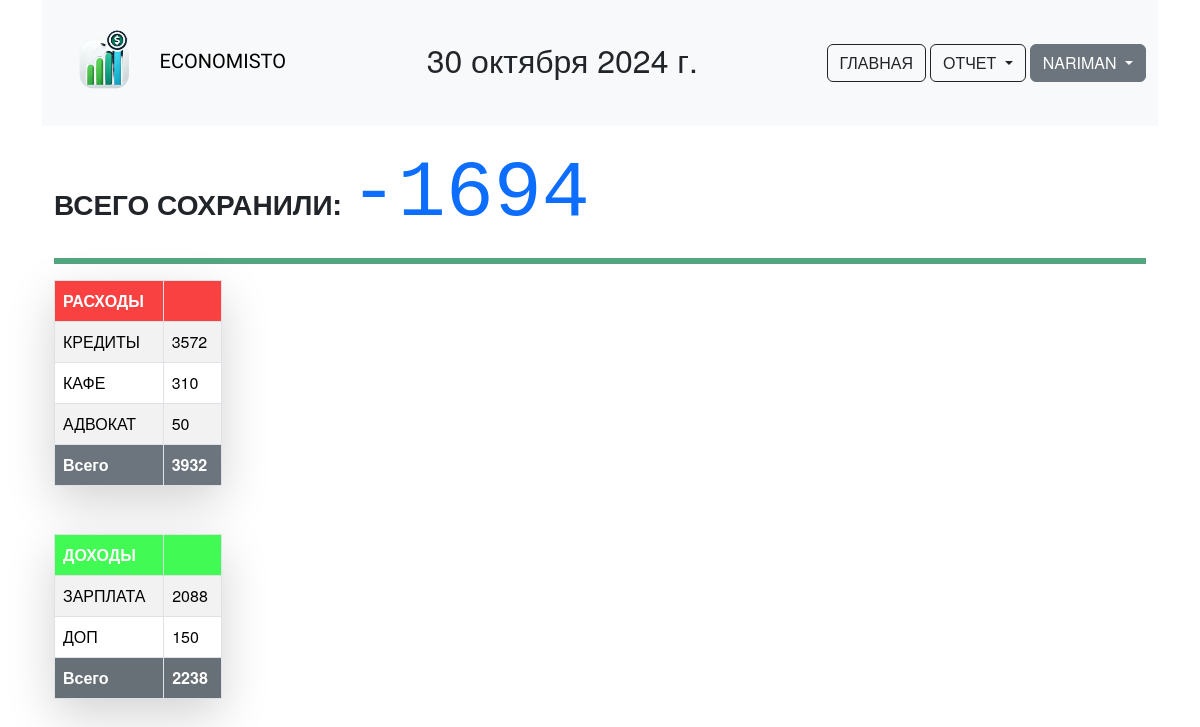
The page /reports/month/ (signed in) on the database its author committed.
### authapp/models.py (models this page shows)
class NewUser(AbstractUser):
    age = models.PositiveIntegerField(verbose_name='возраст', null=True, blank=True)
    alone = models.BooleanField(verbose_name='Одинок', default=True)
    username = models.CharField(max_length=40, unique=True, verbose_name='Пользователь')
    class Meta:
        verbose_name = 'Пользователь'
        verbose_name_plural = 'Пользователи'
    def __str__(self):
        return f'{self.username}'

### main/models.py (models this page shows, shortened)
class Category(models.Model):
    user = models.ForeignKey(NewUser, on_delete=models.CASCADE, verbose_name='Пользователь')
    name = models.CharField(verbose_name='Название', max_length=64)
    description = models.TextField(verbose_name='Описание', blank=True, null=True)
    time_create = models.DateTimeField(verbose_name='Дата создания', auto_now_add=True)
    class Meta:
        verbose_name = 'Пользовательская категория расхода'
        verbose_name_plural = 'Пользовательские категории расходов'

class CategoryIncomes(models.Model):
    user = models.ForeignKey(NewUser, on_delete=models.CASCADE, verbose_name='Пользователь')
    name = models.CharField(verbose_name='Название', max_length=64)
    description = models.TextField(verbose_name='Описание', blank=True, null=True)
    time_create = models.DateTimeField(verbose_name='Дата создания', auto_now_add=True)
    class Meta:
        verbose_name = 'Пользовательская категория доходов'
        verbose_name_plural = 'Пользовательские категории доходов'

### reports/views.py (the view)
# urls.py: path('month/', reports.month, name='month'),
def month(request):
    title = "Отчет за месяц"
    monthly_save = FinancialStatement.objects.get(user=request.user)
    total_inc = Income.objects.filter(user=request.user, time_create__month=today.month).aggregate(Sum('sum'))
    total_exp = NecessaryExpenses.objects.filter(user=request.user, time_create__month=today.month).aggregate(Sum('sum'))
    try:
        total_save = total_inc['sum__sum'] - total_exp['sum__sum']
    except:
        total_save = 0
    yestorday = today - datetime.timedelta(days=1)
    twodaybefore = today - datetime.timedelta(days=2)
    three_day = today - datetime.timedelta(days=3)
    four_day = today - datetime.timedelta(days=4)
    five_day = today - datetime.timedelta(days=5)
    six_day = today - datetime.timedelta(days=6)
    inc_today = Income.objects.filter(user=request.user, time_create__month=today.month).aggregate(Sum("sum"))
    if inc_today['sum__sum'] == None:
        inc_today['sum__sum'] = 0
    exp_today = NecessaryExpenses.objects.filter(user=request.user, time_create__month=today.month).aggregate(
        Sum("sum"))
    if exp_today['sum__sum'] == None:
        exp_today['sum__sum'] = 0
    inc_yesterday = Income.objects.filter(user=request.user, time_create__month=yestorday.month).aggregate(Sum("sum"))
    if inc_yesterday['sum__sum'] == None:
        inc_yesterday['sum__sum'] = 0
    exp_yesterday = NecessaryExpenses.objects.filter(user=request.user, time_create__day=yestorday.day).aggregate(
        Sum("sum"))
    if exp_yesterday['sum__sum'] == None:
        exp_yesterday['sum__sum'] = 0
    inc_two_day = Income.objects.filter(user=request.user, time_create__day=twodaybefore.day).aggregate(Sum("sum"))
    if inc_two_day['sum__sum'] == None:
        inc_two_day['sum__sum'] = 0
    exp_two_day = NecessaryExpenses.objects.filter(user=request.user, time_create__day=twodaybefore.day).aggregate(Sum("sum"))
    if exp_two_day['sum__sum'] == None:
        exp_two_day['sum__sum'] = 0
    inc_three_day = Income.objects.filter(user=request.user, time_create__day=three_day.day).aggregate(Sum("sum"))
    if inc_three_day['sum__sum'] == None:
        inc_three_day['sum__sum'] = 0
    exp_three_day = NecessaryExpenses.objects.filter(user=request.user, time_create__day=three_day.day).aggregate(Sum("sum"))
    if exp_three_day['sum__sum'] == None:
        exp_three_day['sum__sum'] = 0
    inc_four_day = Income.objects.filter(user=request.user, time_create__day=four_day.day).aggregate(Sum("sum"))
    if inc_four_day['sum__sum'] == None:
        inc_four_day['sum__sum'] = 0
    exp_four_day = NecessaryExpenses.objects.filter(user=request.user, time_create__day=four_day.day).aggregate(Sum("sum"))
    if exp_four_day['sum__sum'] == None:
        exp_four_day['sum__sum'] = 0
    inc_five_day = Income.objects.filter(user=request.user, time_create__day=five_day.day).aggregate(Sum("sum"))
    if inc_five_day['sum__sum'] == None:
        inc_five_day['sum__sum'] = 0
    exp_five_day = NecessaryExpenses.objects.filter(user=request.user, time_create__day=five_day.day).aggregate(Sum("sum"))
    if exp_five_day['sum__sum'] == None:
        exp_five_day['sum__sum'] = 0
    inc_six_day = Income.objects.filter(user=request.user, time_create__day=six_day.day).aggregate(Sum("sum"))
    if inc_six_day['sum__sum'] == None:
        inc_six_day['sum__sum'] = 0
    exp_six_day = NecessaryExpenses.objects.filter(user=request.user, time_create__day=six_day.day).aggregate(Sum("sum"))
    if exp_six_day['sum__sum'] == None:
        exp_six_day['sum__sum'] = 0
    content = {
        "users": NewUser.objects.all(),
        "today": today,
        "yestorday": yestorday,
        "twodaybefore": twodaybefore,
        "threedaybefore": three_day,
        "fourdaybefore": four_day,
        "fivedaybefore": five_day,
        "sixdaybefore": six_day,
        "incomes": total_table(Income.objects.filter(user=request.user, time_create__month=today.month), request),
        "expenses": total_table(NecessaryExpenses.objects.filter(user=request.user, time_create__month=today.month), request),
        "total_expenses": total_exp,
        "total_income": total_inc,
        'total_save': total_save,
        'monthly_save_amount': monthly_save,
        'title': title,
        'simple': for_table_data(total_table(NecessaryExpenses.objects.filter(user=request.user, time_create__month=today.month), request)),
        'today_exp': exp_today,
        'today_inc': inc_today,
        'yestorday_exp': exp_yesterday,
        'yestorday_inc': inc_yesterday,
        'twodaybefore_exp': exp_two_day,
        'twodaybefore_inc': inc_two_day,
        'threedaybefore_exp': exp_three_day,
        'threedaybefore_inc': inc_three_day,
        'fourdaybefore_exp': exp_four_day,
        'fourdaybefore_inc': inc_four_day,
        'fivedaybefore_exp': exp_five_day,
        'fivedaybefore_inc': inc_five_day,
        'sixdaybefore_exp': exp_six_day,
        'sixdaybefore_inc': inc_six_day,
    }
    return render(request, 'reports/month.html', content)

### main/views.py (called while the page is built)
def total_table(model, request):
    table_category_summ = {}
    cat=[]
    for k in Category.objects.filter(user=request.user):
        cat.append(k.name)
    for c in CategoryIncomes.objects.filter(user=request.user):
        cat.append(c.name)
    for i in cat:
        res = model.filter(category__name=i).first()
        res_sum = model.filter(category__name=i).aggregate(Sum("sum"))
        try:
            table_category_summ[res.category.name] = res_sum['sum__sum']
        except:
            pass
    return table_category_summ

def for_table_data(data):
    result = [['Task', 'Hours per Day'],]
    for i, k in data.items():
        item = []
        item.append(i)
        item.append(k)
        result.append(item)
    return result

### reports/templates/reports/month.html (shortened to what this page needs)
<!DOCTYPE html>
    {% extends 'main/base.html' %}
    {% load static %}
{%block content%}
<div class="container" style="margin-top: 20px;">
    <p class="fs-3 fw-semibold ">ВСЕГО СОХРАНИЛИ: <strong class="display-1 font-monospace text-primary">{{total_save}}</strong></p>
    <hr class="border border-success border-3 opacity-75">
  <div class="row">
    <div class="col">
    <table class="table table-striped table-hover table-bordered shadow-lg p-3 mb-5 bg-body-tertiary rounded ">
        <thead>
         <tr>
            <th scope="col" class="table-head-expemses">РАСХОДЫ</th>
            <th scope="col" class="table-head-expemses"></th>
         </tr>
        </thead>
        <tbody>
    {%for key, val in expenses.items%}
      <tr>
      <td> {{key|upper }}</td>
      <td>{{val}}</td>
      </tr>
    {%endfor%}
      <tr class="table-group-divider">
            <th scope="row" class="text-bg-secondary "><strong>Всего</strong></th>
            <td class="text-bg-secondary"><strong>{{total_expenses.sum__sum}}</strong></td>
        </tr>
</tbody>
</table>
        <table class="table table-striped table-hover table-bordered shadow-lg p-3 mb-5 bg-body-tertiary rounded">
    <thead>
    <tr>
      <th scope="col" class="head-color">ДОХОДЫ</th>
      <th scope="col" class="head-color"></th>
    </tr>
  </thead>
  <tbody>
  {%for key, val in incomes.items%}
    <tr>
      <td>{{key|upper}}</td>
      <td>{{val}}</td>
    </tr>
{%endfor%}
    <tr>
      <th scope="row" class="text-bg-secondary"> <strong>Всего</strong></th>
      <td class="text-bg-secondary"><strong>{{total_income.sum__sum}}</strong></td>
    </tr>
  </tbody>
</table>
    </div>
    <div class="col">
         <div id="donutchart" style="width: 900px; height: 500px;"></div>
    <br><br>
  </div>
</div>
{%endblock%}

### main/templates/main/base.html (shortened to what this page needs)
{% load static %}
<html>
<head>
{% block css %}
        <link href="https://cdn.jsdelivr.net/npm/bootstrap@5.3.3/dist/css/bootstrap.min.css" rel="stylesheet">
        <link rel="stylesheet" href="{% static 'css/style.css' %}">
        <link rel="stylesheet" href="https://cdn.jsdelivr.net/npm/bootstrap-icons@1.11.3/font/bootstrap-icons.min.css">
{% endblock %}
</head>
<body>
<div class="container">
{% block menu %}
    <nav class="navbar navbar-expand-lg bg-body-tertiary">
  <div class="container-fluid">
    <a class="navbar-brand" href="#">
      <img src="{%static 'img/logo.webp'%}" alt="Logo" width="100" height="100" class="d-inline-block align-text-center">
      <span style="font-family: 'Sixtyfour Convergence', cursive;">ECONOMISTO</span>
    </a>
      <h2>{{today}}</h2>
      <div class="d-flex justify-content-center">
      <a type="button" class="btn btn-outline-dark" style="margin-left:4px;" href="/">ГЛАВНАЯ</a>
          <div class="dropdown">
          <button class="btn btn-outline-dark dropdown-toggle" type="button" data-bs-toggle="dropdown" aria-expanded="false" style="margin-left:4px;">
              ОТЧЕТ
          </button>
        </div>
        {%if user.is_authenticated%}
        <div class="dropdown">
          <button class="btn btn-secondary dropdown-toggle" type="button" data-bs-toggle="dropdown" aria-expanded="false" style="margin-left:4px;">
              {{user|upper}}
          </button>
        </div>
        {%else%}
        <a type="button" class="btn btn-outline-dark" href="{% url 'auth:login'%}">ВОЙТИ</a>
        {%endif%}
          </div>
  </div>
</nav>
{% endblock %}
{% block content %}{% endblock %}
</div>
</body>
</html>

### static/css/style.css (style rules this page uses)
th.head-color { background-color: #41fa53; color: white; }
th.table-head-expemses { background-color: #fa4141; color: white; }
body { font-family: "Helvetica Neue", Helvetica, "Segoe UI", Arial, sans-serif; }
.row { display: flex; flex-wrap: wrap; flex-direction: row; }

### rows shown on the page
NewUser: username "NARIMAN"
Category: expenses "КРЕДИТЫ"
Category: expenses "КАФЕ"
Category: expenses "АДВОКАТ"
CategoryIncomes: incomes "ЗАРПЛАТА"
CategoryIncomes: incomes "ДОП"

### other values the page prints
{{ today }} "30 октября 2024 г."
{{ total_save }} "-1694"
{{ val }} "3572" "310" "50"
{{ total_expenses.sum__sum }} "3932"
{{ val }} "2088" "150"
{{ total_income.sum__sum }} "2238"
